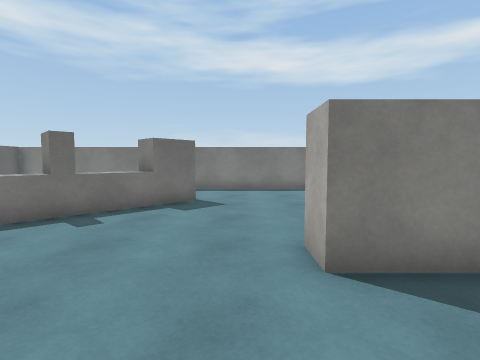
view 1 (above)

23 first-person views from a walk through a scene from a Unity 3-D project. The camera is 1.3 m above the floor, tilts 4° down and sees 85° across. The floor is counted in squares, 1 m on a side. Each view is taken from the middle of a square. On the plan, view 1 faces up. The plan holds only what a view shows up to about 13 squares ahead; the rest is blank. The player is left out. Door leaves are left out, so doorways stand open. Surface patterns are stand-ins for the level's own textures.

view 2
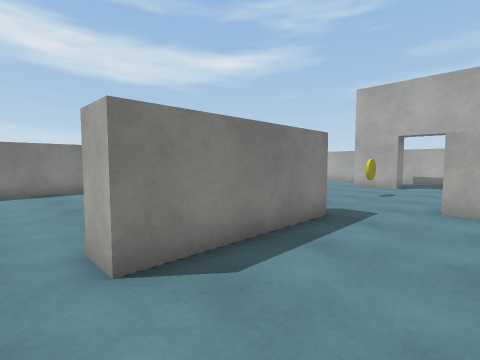

view 3
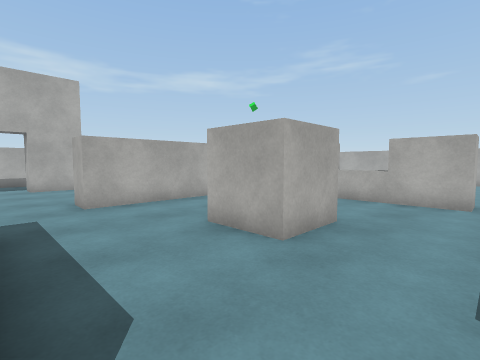

view 4
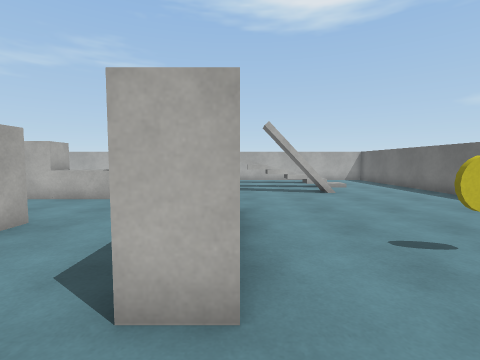

view 5
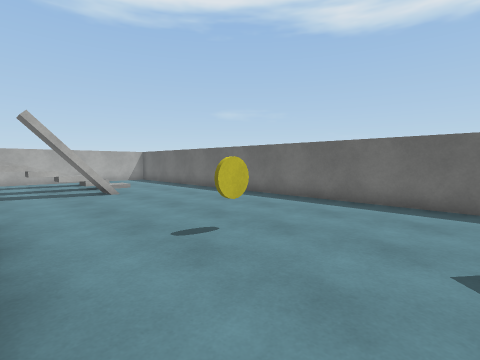

view 6
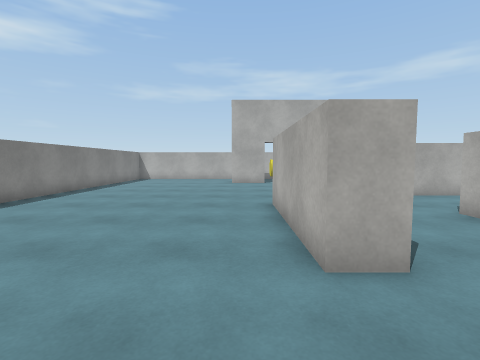

view 7
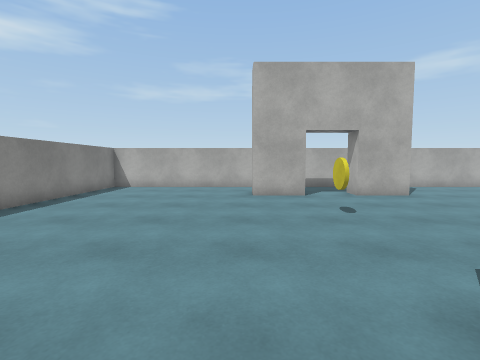

view 8
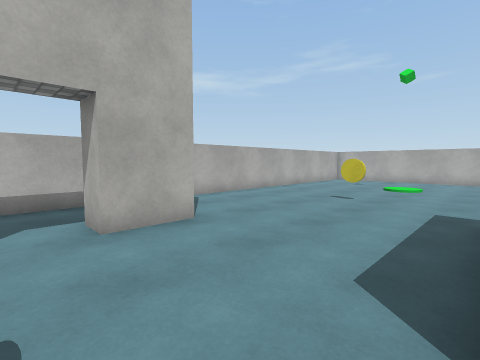

view 9
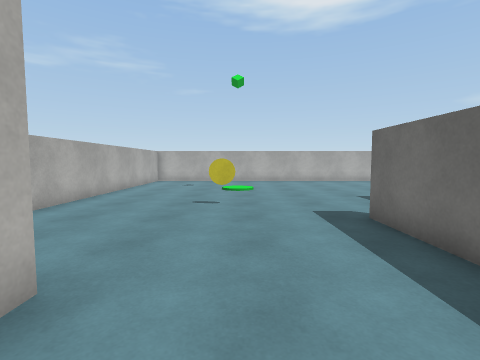

view 10
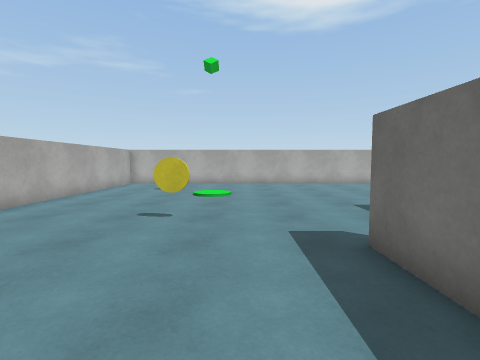

view 11
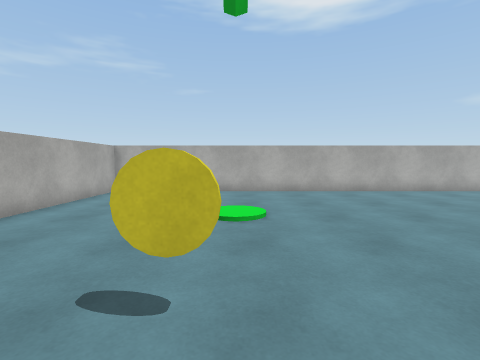

view 12
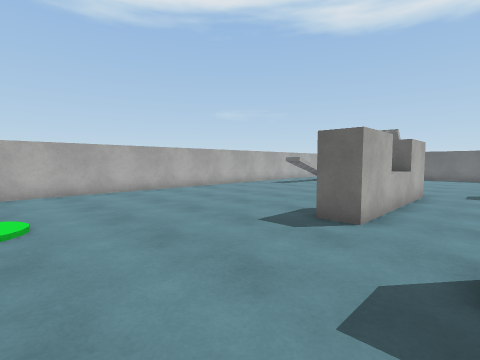

view 13
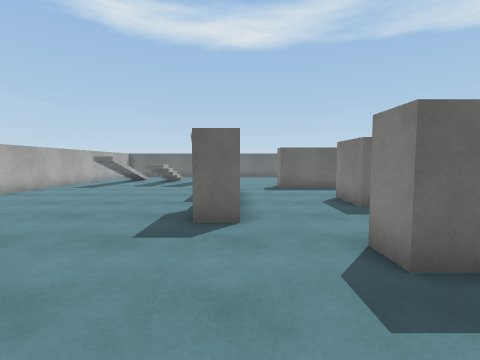

view 14
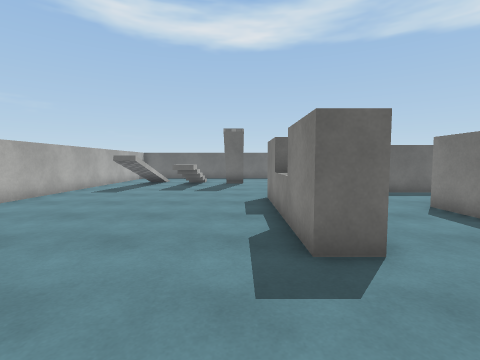

view 15
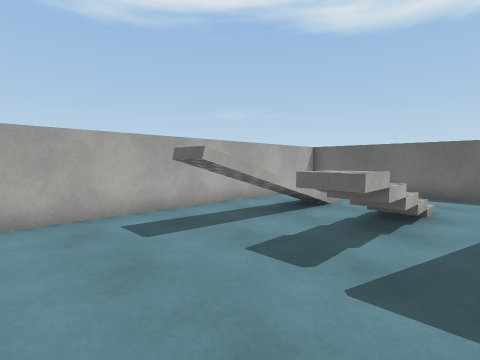

view 16
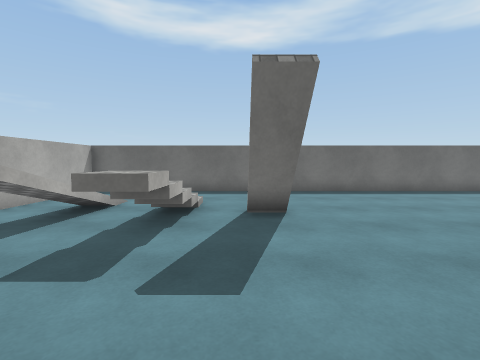

view 17
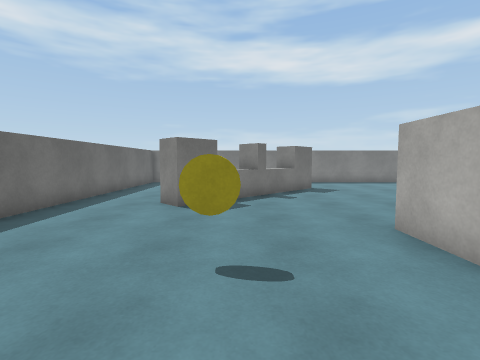

view 18
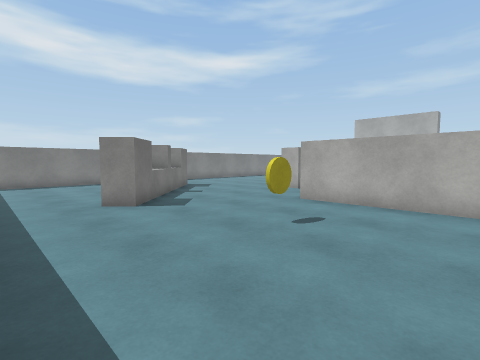

view 19
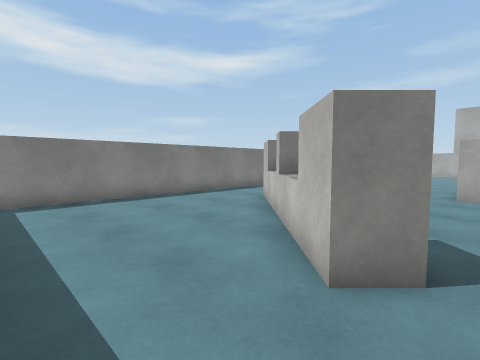

view 20
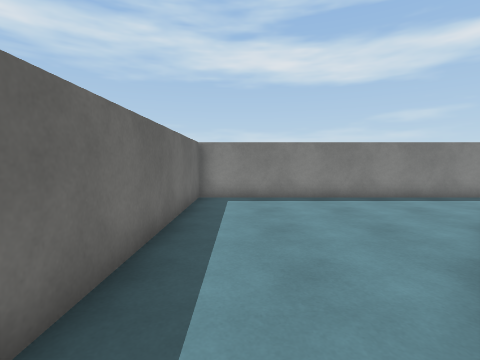

view 21
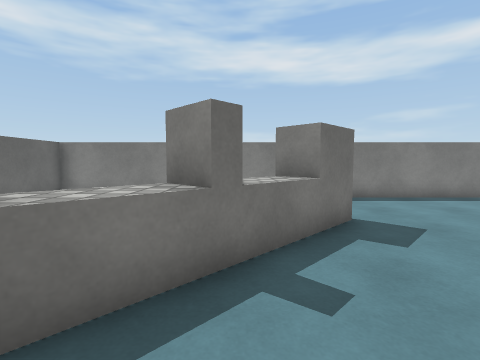

view 22
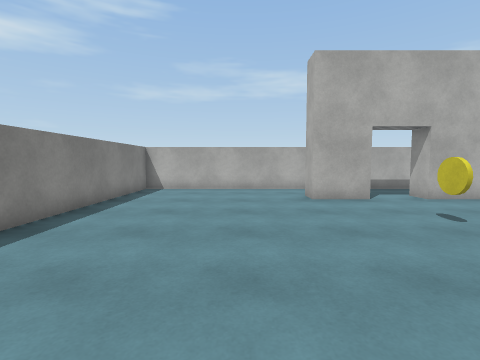

view 23
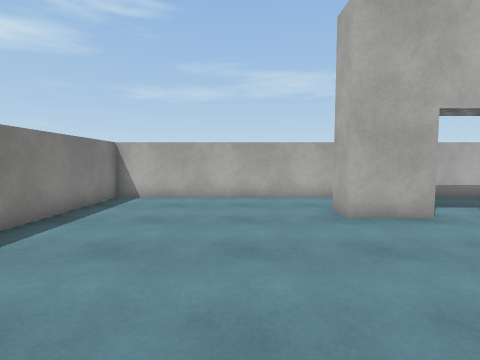

### Floor plan
Key: @ floor where view 1 was taken; # wall or solid block; . main floor; : floor 1 m higher than the main floor; + floor 1.25 m higher than the main floor; / step, stairs or slope; D open door; ^ raised ledge; Y yellow disc.
Columns run from 11 left of view 1 to 18 right of it. Each row starts with its distance up from view 1.
 13 ##############################
 12 #............................#
 11 #............................#
 10 #............................#
  9 #.......##...................#
  8 #......^##...................#
  7 #.....#^^....................#
  6 #....^^#.....................#
  5 #...##^..................##..#
  4 #...##......######.......##  #
  3 #...........######....Y..DD..#
  2 #........................DD..#
  1 #........##........##....##..#
  0 #........##@.......##....#  .#
 -1 #.....Y..##...##...##......  #
 -2 #........##...##...##....... #
 -3 #........##........##........#
 -4 #........##........##........#
 -5 #............................#
 -6 #...........##^^##......Y....#
 -7 #...........##^^##...........#
 -8 #..../##.....................#
 -9 #..../##.....................#
-10 #...///......................#
-11 #..  //:+....................#
-12 #   ..................... ...#
-13 #   /////#............... ...#
-14 #   ..///................   .#
-15 #. ......................    #
-16 ##########################  ##

Positions as (right, up) in squares from view 1, and headings:
1: (0, 0), facing up
2: (0, 0), facing up-right
3: (0, 3), facing down-right
4: (-2, 3), facing down
5: (-2, 3), facing down-left
6: (-2, 5), facing right
7: (4, 6), facing right
8: (9, 3), facing down-right
9: (12, 2), facing down
10: (11, 0), facing down
11: (12, -4), facing down
12: (12, -4), facing down-left
13: (12, -6), facing left
14: (10, -8), facing left
15: (1, -9), facing down-left
16: (1, -9), facing left
17: (-5, -4), facing up
18: (-10, -4), facing up-right
19: (-10, 3), facing up-right
20: (-9, 3), facing up
21: (-4, 3), facing up
22: (5, 8), facing right
23: (8, 8), facing right
